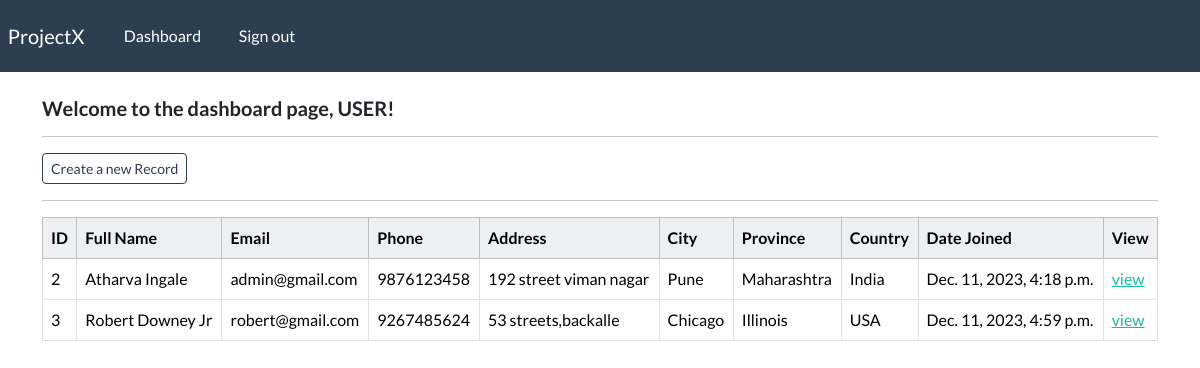
Screenshot of /dashboard (signed in) with the database file from the repository.
### webapp/models.py (models this page shows, shortened)
class Record(models.Model):
    creation_date = models.DateTimeField(auto_now_add = True)
    first_name = models.CharField(max_length=100)
    last_name = models.CharField(max_length=100)
    email = models.CharField(max_length=255)
    phone = models.CharField(max_length=20)
    address = models.CharField(max_length=300)
    city = models.CharField(max_length=200)
    country = models.CharField(max_length=255)
    province = models.CharField(max_length=200)
    country = models.CharField(max_length=125)

### webapp/views.py (the view)
# urls.py: path('dashboard',views.dashboard,name='dashboard'),
@login_required(login_url='my-login')
def dashboard(request):
    my_records = Record.objects.all()
    context = {'records' : my_records}
    return render(request,'webapp/dashboard.html',context=context)

### webapp/templates/webapp/dashboard.html
{% extends 'webapp/base.html' %}
{%  block content %}
    <h5><b>Welcome to the dashboard page, {{user|upper}}!</b></h5>
    <hr>
    <a class="btn btn-outline-primary btn-sm" href="{% url 'create-record' %}" >Create a new Record</a>
    <hr>
    <table class="table table-hover table-bordered">
        <thead class="table-light">
            <tr>
                <th scope="col"> ID </th>
                <th scope="col"> Full Name</th>
                <th scope="col">Email</th>
                <th scope="col">Phone</th>
                <th scope="col">Address</th>
                <th scope="col">City</th>
                <th scope="col">Province</th>
                <th scope="col">Country</th>
                <th scope="col">Date Joined</th>
                <th scope="col">View</th>
            </tr>
        </thead>
        <tbody>
            {% for record in records %}
                <tr>
                    <td>{{record.id}}</td>
                    <td>{{record.first_name}} {{record.last_name}}</td>
                    <td>{{record.email}}</td>
                    <td>{{record.phone}}</td>
                    <td>{{record.address}}</td>
                    <td>{{record.city}}</td>
                    <td>{{record.province}}</td>
                    <td>{{record.country}}</td>
                    <td>{{record.creation_date}}</td>
                    <td><a href="{% url 'record' record.id %}">view</a></td>
                </tr>
            {% endfor %}
        </tbody>
    </table>
{% endblock %}

### webapp/templates/webapp/base.html (shortened to what this page needs)
{% load static %}
<!DOCTYPE html>
<html lang="en">
<head>
    <link rel="stylesheet" type="text/css" href="https://bootswatch.com/5/flatly/bootstrap.min.css">
    <link rel="stylesheet" type="text/css" href="{% static 'css/style.css' %}">
</head>
<body>
    {% include 'webapp/navbar.html' %}
    <div class="container">
        <br>
        {% block content %}
        {% endblock %}
    </div>
</body>
</html>

### webapp/templates/webapp/navbar.html (shortened to what this page needs)
<nav class="navbar navbar-expand-lg navbar-dark bg-primary justify-content-center">
    <a class="navbar-brand main-heading" href="{% url '' %}">
      &nbsp; ProjectX
    </a>
      <div class="collapse navbar-collapse text-center" id="navbarNavDropdown">
        <ul class="navbar-nav mr-auto">
          {% if user.is_authenticated %}
            <li class="nav-item">
              <a class="nav-link" href="{% url 'dashboard' %}">Dashboard &nbsp;  </a>
            </li>
            <li class="nav-item">
              <a class="nav-link" href="{% url 'user-logout' %}">Sign out &nbsp;  </a>
            </li>
        </ul>
        {% endif %}
      </div>
  </nav>

### rows the page displays
Record: id "2", first_name "Atharva", last_name "Ingale", email "admin@gmail.com", phone "9876123458", address "192 street viman nagar", city "Pune", province "Maharashtra", country "India", creation_date "Dec. 11, 2023, 4:18 p.m."
Record: id "3", first_name "Robert", last_name "Downey Jr", email "robert@gmail.com", phone "9267485624", address "53 streets,backalle", city "Chicago", province "Illinois", country "USA", creation_date "Dec. 11, 2023, 4:59 p.m."

### other values shown
{{ user|upper }} "USER"
